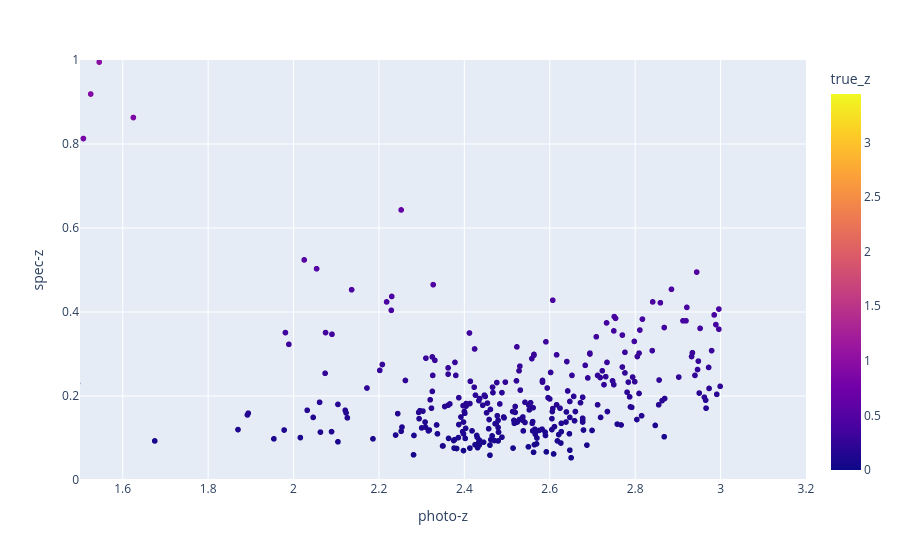

Notebook cell for this chart:
### Markdown cell above
## d) change the data range with range = [min, max] in  fig.update_xaxes/fig.update_axes

### Code cell
xmin, xmax = [1.5, 3.2]
ymin, ymax = [0, 1]

fig.update_xaxes(title = "photo-z", range = [xmin, xmax])
fig.update_yaxes(title = "spec-z", range = [ymin, ymax])

### Figure 1 — Plotly figure (JSON) as saved in the notebook; plotly's stock layout.template omitted (floating-point values rounded to 4 significant figures; data arrays with more than 128 entries replaced by an {"elided": "..."} marker saying what was removed)
{"data": [{"customdata": {"elided": "7848x4 float values"}, "hovertemplate": "<b>%{hovertext}</b><br><br>hostgal_photoz=%{x}<br>hostgal_specz=%{y}<br>ra=%{customdata[0]}<br>decl=%{customdata[1]}<br>hostgal_photoz_err=%{customdata[2]}<br>target=%{customdata[3]}<br>true_z=%{marker.color}<extra></extra>", "hovertext": {"elided": "7848 float values"}, "legendgroup": "", "marker": {"color": {"elided": "7848 float values"}, "coloraxis": "coloraxis", "symbol": "circle"}, "mode": "markers", "name": "", "showlegend": false, "type": "scattergl", "x": {"elided": "7848 float values"}, "xaxis": "x", "y": {"elided": "7848 float values"}, "yaxis": "y"}], "layout": {"coloraxis": {"colorbar": {"title": {"text": "true_z"}}, "colorscale": [[0, "#0d0887"], [0.1111, "#46039f"], [0.2222, "#7201a8"], [0.3333, "#9c179e"], [0.4444, "#bd3786"], [0.5556, "#d8576b"], [0.6667, "#ed7953"], [0.7778, "#fb9f3a"], [0.8889, "#fdca26"], [1, "#f0f921"]]}, "legend": {"tracegroupgap": 0}, "margin": {"t": 60}, "xaxis": {"anchor": "y", "domain": [0, 1], "range": [1.5, 3.2], "title": {"text": "photo-z"}}, "yaxis": {"anchor": "x", "domain": [0, 1], "range": [0, 1], "title": {"text": "spec-z"}}}}
